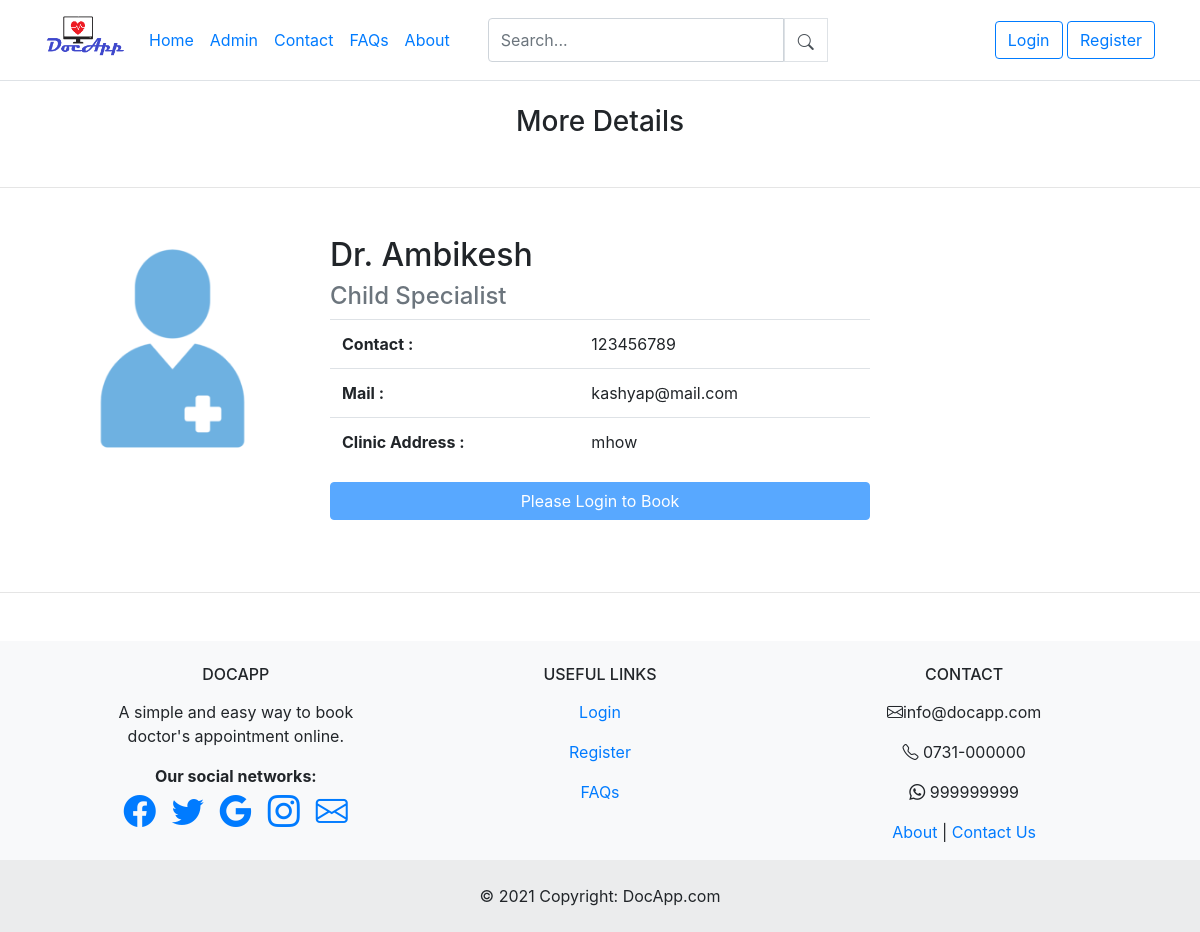
The page /moreDetails.php?doc_id=2 on the database its author committed.
### tables this page shows
CREATE TABLE `doc_info` (
  `d_id` int(11) NOT NULL,
  `d_req_id` int(11) NOT NULL,
  `d_mail` varchar(255) NOT NULL,
  `d_first_name` varchar(255) NOT NULL,
  `d_last_name` varchar(255) NOT NULL,
  `d_password` varchar(255) NOT NULL,
  `d_address` varchar(255) NOT NULL,
  `d_clinic_address` varchar(255) NOT NULL,
  `d_contact` int(10) NOT NULL,
  `d_specialist` varchar(255) NOT NULL,
  `licence_no` int(11) NOT NULL,
  `d_balance` int(11) NOT NULL DEFAULT 0,
  `self_status` varchar(10) NOT NULL DEFAULT 'A',
  `admin_permission` varchar(10) NOT NULL DEFAULT 'G',
  `role` varchar(6) NOT NULL DEFAULT 'doctor'
);

CREATE TABLE `footer_contact_info` (
  `contact_id` int(11) NOT NULL,
  `email` varchar(255) NOT NULL,
  `local_no` varchar(11) NOT NULL,
  `mobile_no` int(11) NOT NULL,
  `whatsapp_no` int(11) NOT NULL,
  `facebook` varchar(255) NOT NULL,
  `twitter` varchar(255) NOT NULL,
  `google` varchar(255) NOT NULL,
  `insta` varchar(255) NOT NULL
);

### moreDetails.php (the view, shortened to what this page needs)
<!DOCTYPE html>
<html lang="en">
<head>
</head>
<body>
<header>
    <?php include('navbar.php');?>
</header>
<?php
include'dbconn.php';
$doc_id = isset($_GET['doc_id'])?$_GET['doc_id']:"";
$sql = "SELECT * FROM doc_info WHERE d_id='$doc_id'";
$run_sql = mysqli_query($connect,$sql);
$num_row = mysqli_num_rows($run_sql);
if($num_row == 1)
{
$result = mysqli_fetch_array($run_sql,MYSQLI_ASSOC);
$doc_first_name = ucfirst($result['d_first_name']);
$doc_last_name = ucfirst($result['d_last_name']);
$doc_mail = $result['d_mail'];
$doc_c_add = $result['d_clinic_address'];
$doc_contact = $result['d_contact'];
$doc_specialist = $result['d_specialist'];
$doc_id = $result['d_id'];
}
?>
<div class="container text-center">
    <div class="d-grid gap-2 col-6 mx-auto my-4">
        <h3>More Details</h3>
    </div>
</div>
<hr class="featurette-divider my-5">
<div class="container">
  <div class="row featurette">
  <div class="col-md-3 order-md-1">
      <img class="container rounded" src="docIcon.png">
    </div>
    <div class="col-md-6 order-md-2">
      <h2 class="featurette-heading"> Dr. <?php echo $doc_first_name . ' ' . $doc_last_name ; ?></h2>
      <h4 class="text-muted"><?php echo $doc_specialist; ?> </h4>
      <table class="table">
      <tr>
      <th scope="row">Contact :</th>
      <td><?php echo $doc_contact; ?></td>
      </tr>
      <tr>
      <th scope="row">Mail :</th>
      <td><?php echo $doc_mail; ?></td>
      </tr>
      <tr>
      <th scope="row">Clinic Address :</th>
      <td><?php echo $doc_c_add; ?></td>
      </tr>
      </table>
      <?php
         if ($_SESSION)
         {
             if ($_SESSION['role'] == 'admin'){}
             elseif ($_SESSION['role'] == 'doctor'){}
           else {
             ?>
     <a href="appointment_book.php?doc_id=<?php echo $doc_id ?>" class="btn btn-primary btn-block mb-4 ">Book Appointment</a>
   <?php
   }
   }
   else{
   echo '<button type="button" class="btn btn-primary  btn-block mb-4" disabled>Please Login to Book</button>';
   }
   ?>
    </div>
  </div>
  </div>
  <hr class="featurette-divider my-5">
<footer>
    <?php include('footer.php');?>
</footer>
</body>
</html>

### footer.php (shortened to what this page needs)
<?php
include"dbconn.php";
$sql="SELECT * FROM footer_contact_info WHERE contact_id='1'";
$sql_run=mysqli_query($connect,$sql);
$num_row=mysqli_num_rows($sql_run);
if($num_row == 1)
    {
        $result = mysqli_fetch_array($sql_run,MYSQLI_ASSOC);
        $email = $result['email'];
        $local_no = $result['local_no'];
        $whatsapp_no = $result['whatsapp_no'];
        $facebook = $result['facebook'];
        $twitter = $result['twitter'];
        $google = $result['google'];
        $insta= $result['insta'];
}
?>
<link rel="stylesheet" href="https://maxcdn.bootstrapcdn.com/bootstrap/4.0.0/css/bootstrap.min.css"
>
<link rel="stylesheet" href="https://cdn.jsdelivr.net/npm/bootstrap-icons@1.5.0/font/bootstrap-icons.css">
<footer class="text-center text-lg-start bg-light">
  <section class="">
    <div class="container text-center text-md-start mt-5">
      <div class="row mt-3">
        <div class="col-md-3 col-lg-4 col-xl-3 mx-auto mb-4 mt-4">
          <h6 class="text-uppercase fw-bold mb-3">
            <i class="fas fa-gem me-3"></i>DocApp
          </h6>
          <p>
            A simple and easy way to book doctor's appointment online.
          </p>
        <div class="fw-bold ">
      <span><b>Our social networks:</b></span>
    </div>
    <div class="d-flex justify-content-center">
      <a href="#<?php echo $facebook; ?>" class="me-4 text-reset">
        <i class="bi bi-facebook px-2 "  aria-label="Facebook" style="font-size: 2rem;"></i>
      </a>
      <a href="#<?php echo $twitter; ?>" class="me-4 text-reset">
        <i class="bi bi-twitter px-2" aria-label="Twitter" style="font-size: 2rem;"></i>
      </a>
      <a href="#<?php echo $google; ?>" class="me-4 text-reset">
        <i class="bi bi-google px-2" aria-label="Google" style="font-size: 2rem;"></i>
      </a>
      <a href="#<?php echo $insta; ?>" class="me-4 text-reset">
        <i class="bi bi-instagram px-2" aria-label="Instagram" style="font-size: 2rem;"></i>
      </a>
      <a href="mailto:" class="me-4 text-reset">
        <i class="bi bi-envelope px-2" aria-label="Mail" style="font-size: 2rem;"></i>
      </a>
    </div>
        </div>
        <div class="col-md-3 col-lg-2 col-xl-2 mx-auto mb-4 mt-4">
          <h6 class="text-uppercase fw-bold mb-3">
            Useful links
          </h6>
          <?php  if ($_SESSION)
              { }
              else
              {
                ?>
          <p>
            <a  href="login.php" class="text-reset">Login</a>
          </p>
          <p>
            <a href="register.php" class="text-reset">Register</a>
          </p>
          <?php }?>
          <p>
            <a href="faq.php" class="text-reset">FAQs</a>
          </p>
        </div>
        <div class="col-md-4 col-lg-3 col-xl-3 mx-auto mb-md-0 mb-4 mt-4">
          <h6 class="text-uppercase fw-bold mb-3">
            Contact
          </h6>
          <p><i class="bi bi-envelope"></i></i><?php echo $email; ?></p>
          <p><i class="bi bi-telephone"></i></i> <?php echo $local_no; ?></p>
          <p><i class="bi bi-whatsapp"></i> <?php echo $whatsapp_no; ?></p><p>
            <a href="about.php" class="text-reset">About </a> | <a href="contact.php" class="text-reset">Contact Us</a>
          </p>
        </div>
      </div>
    </div>
  </section>
 <div class="text-center p-4" style="background-color: rgba(0, 0, 0, 0.05);">
    © 2021 Copyright:
    <a class="text-reset fw-bold">DocApp.com</a>
  </div>
</footer>

### rows shown on the page
doc_info: d_first_name "Ambikesh", d_specialist "Child Specialist", d_contact "123456789", d_mail "kashyap@mail.com", d_clinic_address "mhow"
footer_contact_info: email "info@docapp.com", local_no "0731-000000", whatsapp_no "999999999"
